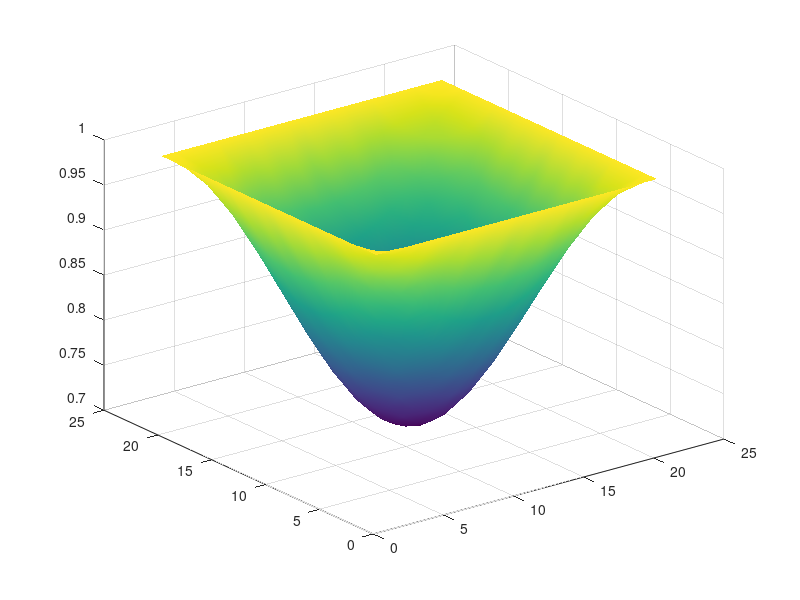

This figure's MATLAB source: (Note: this script raises an error after producing the figure.)
% Auto-generated MATLAB script
field = [ ...
    1.00000000E+00   1.00000000E+00   1.00000000E+00   1.00000000E+00   1.00000000E+00   1.00000000E+00   1.00000000E+00   1.00000000E+00   1.00000000E+00   1.00000000E+00   1.00000000E+00   1.00000000E+00   1.00000000E+00   1.00000000E+00   1.00000000E+00   1.00000000E+00   1.00000000E+00   1.00000000E+00   1.00000000E+00   1.00000000E+00   1.00000000E+00; ...
    1.00000000E+00   9.93013857E-01   9.86201951E-01   9.79729714E-01   9.73762190E-01   9.68439099E-01   9.63899747E-01   9.60244565E-01   9.57573966E-01   9.55940093E-01   9.55395592E-01   9.55940093E-01   9.57573966E-01   9.60244565E-01   9.63899747E-01   9.68439099E-01   9.73762190E-01   9.79729714E-01   9.86201951E-01   9.93013857E-01   1.00000000E+00; ...
    1.00000000E+00   9.86201951E-01   9.72743792E-01   9.59964969E-01   9.48170709E-01   9.37665314E-01   9.28688787E-01   9.21480600E-01   9.16193071E-01   9.12978994E-01   9.11889992E-01   9.12978994E-01   9.16193071E-01   9.21480600E-01   9.28688787E-01   9.37665314E-01   9.48170709E-01   9.59964969E-01   9.72743792E-01   9.86201951E-01   1.00000000E+00; ...
    1.00000000E+00   9.79729714E-01   9.59964969E-01   9.41185784E-01   9.23871010E-01   9.08426078E-01   8.95255141E-01   8.84649650E-01   8.76900894E-01   8.72160230E-01   8.70580343E-01   8.72160230E-01   8.76900894E-01   8.84649650E-01   8.95255141E-01   9.08426078E-01   9.23871010E-01   9.41185784E-01   9.59964969E-01   9.79729714E-01   1.00000000E+00; ...
    1.00000000E+00   9.73762190E-01   9.48170709E-01   9.23871010E-01   9.01443543E-01   8.81466895E-01   8.64397523E-01   8.50690703E-01   8.40636185E-01   8.34524398E-01   8.32453628E-01   8.34524398E-01   8.40636185E-01   8.50690703E-01   8.64397523E-01   8.81466895E-01   9.01443543E-01   9.23871010E-01   9.48170709E-01   9.73762190E-01   1.00000000E+00; ...
    1.00000000E+00   9.68439099E-01   9.37665314E-01   9.08426078E-01   8.81466895E-01   8.57419115E-01   8.36911892E-01   8.20399148E-01   8.08334273E-01   8.00953087E-01   7.98493156E-01   8.00953087E-01   8.08334273E-01   8.20399148E-01   8.36911892E-01   8.57419115E-01   8.81466895E-01   9.08426078E-01   9.37665314E-01   9.68439099E-01   1.00000000E+00; ...
    1.00000000E+00   9.63899747E-01   9.28688787E-01   8.95255141E-01   8.64397523E-01   8.36911892E-01   8.13426420E-01   7.94567352E-01   7.80733530E-01   7.72324356E-01   7.69475265E-01   7.72324356E-01   7.80733530E-01   7.94567352E-01   8.13426420E-01   8.36911892E-01   8.64397523E-01   8.95255141E-01   9.28688787E-01   9.63899747E-01   1.00000000E+00; ...
    1.00000000E+00   9.60244565E-01   9.21480600E-01   8.84649650E-01   8.50690703E-01   8.20399148E-01   7.94567352E-01   7.73767258E-01   7.58569787E-01   7.49272191E-01   7.46173504E-01   7.49272191E-01   7.58569787E-01   7.73767258E-01   7.94567352E-01   8.20399148E-01   8.50690703E-01   8.84649650E-01   9.21480600E-01   9.60244565E-01   1.00000000E+00; ...
    1.00000000E+00   9.57573966E-01   9.16193071E-01   8.76900894E-01   8.40636185E-01   8.08334273E-01   7.80733530E-01   7.58569787E-01   7.42311942E-01   7.32429199E-01   7.29080918E-01   7.32429199E-01   7.42311942E-01   7.58569787E-01   7.80733530E-01   8.08334273E-01   8.40636185E-01   8.76900894E-01   9.16193071E-01   9.57573966E-01   1.00000000E+00; ...
    1.00000000E+00   9.55940093E-01   9.12978994E-01   8.72160230E-01   8.34524398E-01   8.00953087E-01   7.72324356E-01   7.49272191E-01   7.32429199E-01   7.22124955E-01   7.18690725E-01   7.22124955E-01   7.32429199E-01   7.49272191E-01   7.72324356E-01   8.00953087E-01   8.34524398E-01   8.72160230E-01   9.12978994E-01   9.55940093E-01   1.00000000E+00; ...
    1.00000000E+00   9.55395592E-01   9.11889992E-01   8.70580343E-01   8.32453628E-01   7.98493156E-01   7.69475265E-01   7.46173504E-01   7.29080918E-01   7.18690725E-01   7.15170546E-01   7.18690725E-01   7.29080918E-01   7.46173504E-01   7.69475265E-01   7.98493156E-01   8.32453628E-01   8.70580343E-01   9.11889992E-01   9.55395592E-01   1.00000000E+00; ...
    1.00000000E+00   9.55940093E-01   9.12978994E-01   8.72160230E-01   8.34524398E-01   8.00953087E-01   7.72324356E-01   7.49272191E-01   7.32429199E-01   7.22124955E-01   7.18690725E-01   7.22124955E-01   7.32429199E-01   7.49272191E-01   7.72324356E-01   8.00953087E-01   8.34524398E-01   8.72160230E-01   9.12978994E-01   9.55940093E-01   1.00000000E+00; ...
    1.00000000E+00   9.57573966E-01   9.16193071E-01   8.76900894E-01   8.40636185E-01   8.08334273E-01   7.80733530E-01   7.58569787E-01   7.42311942E-01   7.32429199E-01   7.29080918E-01   7.32429199E-01   7.42311942E-01   7.58569787E-01   7.80733530E-01   8.08334273E-01   8.40636185E-01   8.76900894E-01   9.16193071E-01   9.57573966E-01   1.00000000E+00; ...
    1.00000000E+00   9.60244565E-01   9.21480600E-01   8.84649650E-01   8.50690703E-01   8.20399148E-01   7.94567352E-01   7.73767258E-01   7.58569787E-01   7.49272191E-01   7.46173504E-01   7.49272191E-01   7.58569787E-01   7.73767258E-01   7.94567352E-01   8.20399148E-01   8.50690703E-01   8.84649650E-01   9.21480600E-01   9.60244565E-01   1.00000000E+00; ...
    1.00000000E+00   9.63899747E-01   9.28688787E-01   8.95255141E-01   8.64397523E-01   8.36911892E-01   8.13426420E-01   7.94567352E-01   7.80733530E-01   7.72324356E-01   7.69475265E-01   7.72324356E-01   7.80733530E-01   7.94567352E-01   8.13426420E-01   8.36911892E-01   8.64397523E-01   8.95255141E-01   9.28688787E-01   9.63899747E-01   1.00000000E+00; ...
    1.00000000E+00   9.68439099E-01   9.37665314E-01   9.08426078E-01   8.81466895E-01   8.57419115E-01   8.36911892E-01   8.20399148E-01   8.08334273E-01   8.00953087E-01   7.98493156E-01   8.00953087E-01   8.08334273E-01   8.20399148E-01   8.36911892E-01   8.57419115E-01   8.81466895E-01   9.08426078E-01   9.37665314E-01   9.68439099E-01   1.00000000E+00; ...
    1.00000000E+00   9.73762190E-01   9.48170709E-01   9.23871010E-01   9.01443543E-01   8.81466895E-01   8.64397523E-01   8.50690703E-01   8.40636185E-01   8.34524398E-01   8.32453628E-01   8.34524398E-01   8.40636185E-01   8.50690703E-01   8.64397523E-01   8.81466895E-01   9.01443543E-01   9.23871010E-01   9.48170709E-01   9.73762190E-01   1.00000000E+00; ...
    1.00000000E+00   9.79729714E-01   9.59964969E-01   9.41185784E-01   9.23871010E-01   9.08426078E-01   8.95255141E-01   8.84649650E-01   8.76900894E-01   8.72160230E-01   8.70580343E-01   8.72160230E-01   8.76900894E-01   8.84649650E-01   8.95255141E-01   9.08426078E-01   9.23871010E-01   9.41185784E-01   9.59964969E-01   9.79729714E-01   1.00000000E+00; ...
    1.00000000E+00   9.86201951E-01   9.72743792E-01   9.59964969E-01   9.48170709E-01   9.37665314E-01   9.28688787E-01   9.21480600E-01   9.16193071E-01   9.12978994E-01   9.11889992E-01   9.12978994E-01   9.16193071E-01   9.21480600E-01   9.28688787E-01   9.37665314E-01   9.48170709E-01   9.59964969E-01   9.72743792E-01   9.86201951E-01   1.00000000E+00; ...
    1.00000000E+00   9.93013857E-01   9.86201951E-01   9.79729714E-01   9.73762190E-01   9.68439099E-01   9.63899747E-01   9.60244565E-01   9.57573966E-01   9.55940093E-01   9.55395592E-01   9.55940093E-01   9.57573966E-01   9.60244565E-01   9.63899747E-01   9.68439099E-01   9.73762190E-01   9.79729714E-01   9.86201951E-01   9.93013857E-01   1.00000000E+00; ...
    1.00000000E+00   1.00000000E+00   1.00000000E+00   1.00000000E+00   1.00000000E+00   1.00000000E+00   1.00000000E+00   1.00000000E+00   1.00000000E+00   1.00000000E+00   1.00000000E+00   1.00000000E+00   1.00000000E+00   1.00000000E+00   1.00000000E+00   1.00000000E+00   1.00000000E+00   1.00000000E+00   1.00000000E+00   1.00000000E+00   1.00000000E+00 ];

% Surface plot (auto-generated)
[ny, nx] = size(field);
[X, Y] = meshgrid(1:nx, 1:ny);
fig = figure('Color','w');
ax = axes('Parent', fig);
h = surf(ax, X, Y, field);
shading(ax, 'interp');
colormap(ax, parula);
cb = colorbar(ax);
cb.Label.String = 'field value';
grid(ax, 'on');
box(ax, 'on');
axis(ax, 'tight');
view(ax, 45, 30);
xlabel(ax, 'i (x index)');
ylabel(ax, 'j (y index)');
zlabel(ax, 'field');
title(ax, sprintf('field (%d x %d)', ny, nx));
set(ax, 'FontSize', 12, 'LineWidth', 1);
set(h, 'EdgeColor', 'k');
drawnow;
